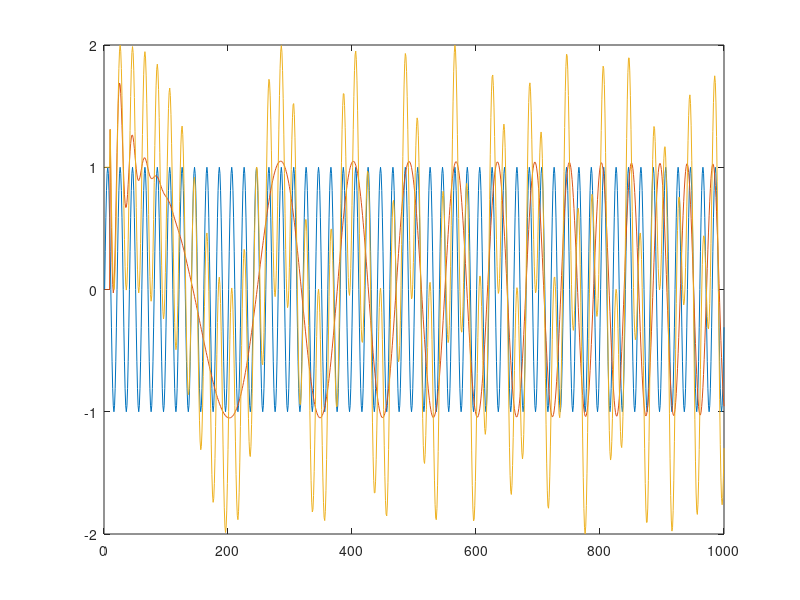
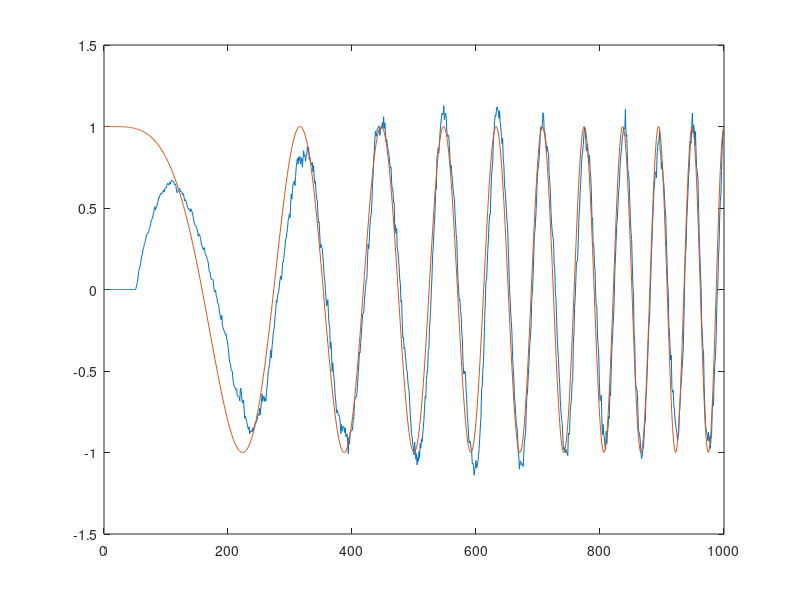

Write the MATLAB code that produced these figures, in order.

N=1000; fp=1000; k=25; t=0:N-1; t=t/fp;
f1=cos(0.5*(2*pi*k)*t.^2);
f2=sin(100*pi*t);
f3=0.1*sin(100*pi*t-0.2*pi);

M=10;mi=0.1;
a=zeros(1, M);
for n=M:N
    f1(n)=f1(n)+f2(n);
    e(n)=f1(n)-f3(n-M+1: n)*flip(a)';
    a=a+mi.*flip(f3(n-M+1:n))*e(n)/(0.001+sum(f3(n-M+1:n).^2));
end

figure(1)
plot(f2);
hold on;
plot(e);
plot(f1);

%Z2
N=1000; fp=1000; n=1:N;
f1=cos(20*pi*(n/fp).^2);
f2=f1+0.3*randn(size(f1));
mi=0.01; eps=0.0012; mi=0.025;
I=50;

a=zeros(1, I);
for n=I+1:N
    u(n)=f2(n-I: n-1)*flip(a)';
    e(n)=f2(n)-u(n);
    a=a+mi.*flip(f2(n-I+1:n))*e(n)/(eps+sum(f2(n-I+1:n).^2));
end
figure(2)
plot(u);
hold on;
plot(f1)